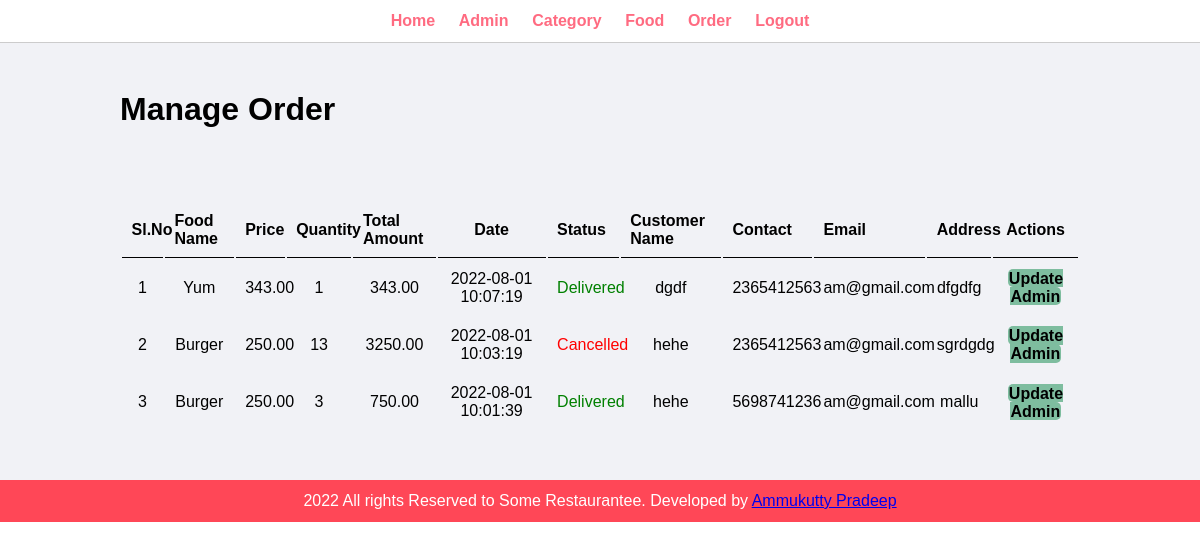
Screenshot of /admin/manage-order.php (signed in) with the database file from the repository.
### tables this page shows
CREATE TABLE `order_tb` (
  `id` int(10) UNSIGNED NOT NULL,
  `food` varchar(150) NOT NULL,
  `price` decimal(10,2) NOT NULL,
  `qty` int(11) NOT NULL,
  `total` decimal(10,2) NOT NULL,
  `order_date` datetime NOT NULL,
  `status` varchar(50) NOT NULL,
  `customer_name` varchar(150) NOT NULL,
  `customer_contact` varchar(20) NOT NULL,
  `customer_email` varchar(150) NOT NULL,
  `customer_address` varchar(255) NOT NULL
);

### admin/manage-order.php (the view, shortened to what this page needs)
<?php include('partials/menu.php') ?>
    <div class="main-content">
        <div class="wrapper">
            <h1>Manage Order</h1>
            <br>
            <br><br><br>
            <table class="tbl-full text-center">
                <tr>
                    <th>Sl.No</th>
                    <th>Food Name</th>
                    <th>Price</th>
                    <th>Quantity</th>
                    <th>Total Amount</th>
                    <th class="text-center">Date</th>
                    <th>Status</th>
                    <th>Customer Name</th>
                    <th>Contact</th>
                    <th>Email</th>
                    <th>Address</th>
                    <th class="text-center">Actions</th>
                </tr>
                <?php
                    $sql="SELECT * FROM order_tb ORDER BY id DESC";
                    $result=mysqli_query($conn,$sql);
                    $sn=1;
                    if($result==true){
                        while($row=mysqli_fetch_assoc($result)){
                            $id=$row['id'];
                            $food=$row['food'];
                            $price=$row['price'];
                            $qty=$row['qty'];
                            $total=$row['total'];
                            $order_date=$row['order_date'];
                            $status=$row['status'];
                            $customer_name=$row['customer_name'];
                            $customer_contact=$row['customer_contact'];
                            $customer_email=$row['customer_email'];
                            $customer_address=$row['customer_address'];
                            ?>
                            <tr>
                                <td><?php echo $sn++;?></td>
                                <td><?php echo $food;?></td>
                                <td><?php echo $price;?></td>
                                <td class="text-center"><?php echo $qty;?></td>
                                <td><?php echo $total;?></td>
                                <td><?php echo $order_date;?></td>
                                <td>
                                    <?php
                                        if($status=="Ordered"){
                                            echo "<label>$status</label>";
                                        }elseif($status=="On Delivery"){
                                            echo "<label style='color: orange;'>$status</label>";
                                        }elseif($status=="Delivered"){
                                            echo "<label style='color: green;'>$status</label>";
                                        }elseif($status=="Cancelled"){
                                            echo "<label style='color: red;'>$status</label>";
                                        }
                                    ?>
                                </td>
                                <td><?php echo $customer_name;?></td>
                                <td><?php echo $customer_contact;?></td>
                                <td><?php echo $customer_email;?></td>
                                <td><?php echo $customer_address;?></td>
                                <td><a href="<?php echo SITEURL;?>admin/update-order.php?id=<?php echo $id;?>" class="btn-secondary">Update Admin</a></td>
                            </tr>
                            <?php
                        }
                    }else{
                        ?>
                        <tr>
                            <td colspan="6"><div class="error">No Oder Placed.</div></td>
                        </tr>
                        <?php
                    }
                ?>
            </table>
        </div>
    </div>
<?php include('partials/footer.php') ?>

### css/admin.css (style rules this page uses)
* { margin: 0 0; padding: 0 0; font-family: Arial, Helvetica, sans-serif; }
.wrapper { padding: 1%; width: 80%; margin: 0 auto; }
.text-center { text-align: center; }
.tbl-full { width: 100%; }
table tr th { border-bottom: 1px solid black; padding: 1%; text-align: left; }
table tr td { padding: 1%; }
.btn-secondary { background-color: #7ebd9f; padding: 1%; color: black; text-decoration: none; font-weight: bold; border-radius: 5px; }
.main-content { background-color: #f1f2f6; padding: 3% 0; }

### rows the page displays
order_tb: food "Yum", price "343.00", qty "1", total "343.00", order_date "2022-08-01 10:07:19", status "Delivered", customer_name "dgdf", customer_contact "2365412563", customer_email "am@gmail.com", customer_address "dfgdfg"
order_tb: food "Burger", price "250.00", qty "13", total "3250.00", order_date "2022-08-01 10:03:19", status "Cancelled", customer_name "hehe", customer_contact "2365412563", customer_email "am@gmail.com", customer_address "sgrdgdg"
order_tb: food "Burger", price "250.00", qty "3", total "750.00", order_date "2022-08-01 10:01:39", status "Delivered", customer_name "hehe", customer_contact "5698741236", customer_email "am@gmail.com", customer_address "mallu"
